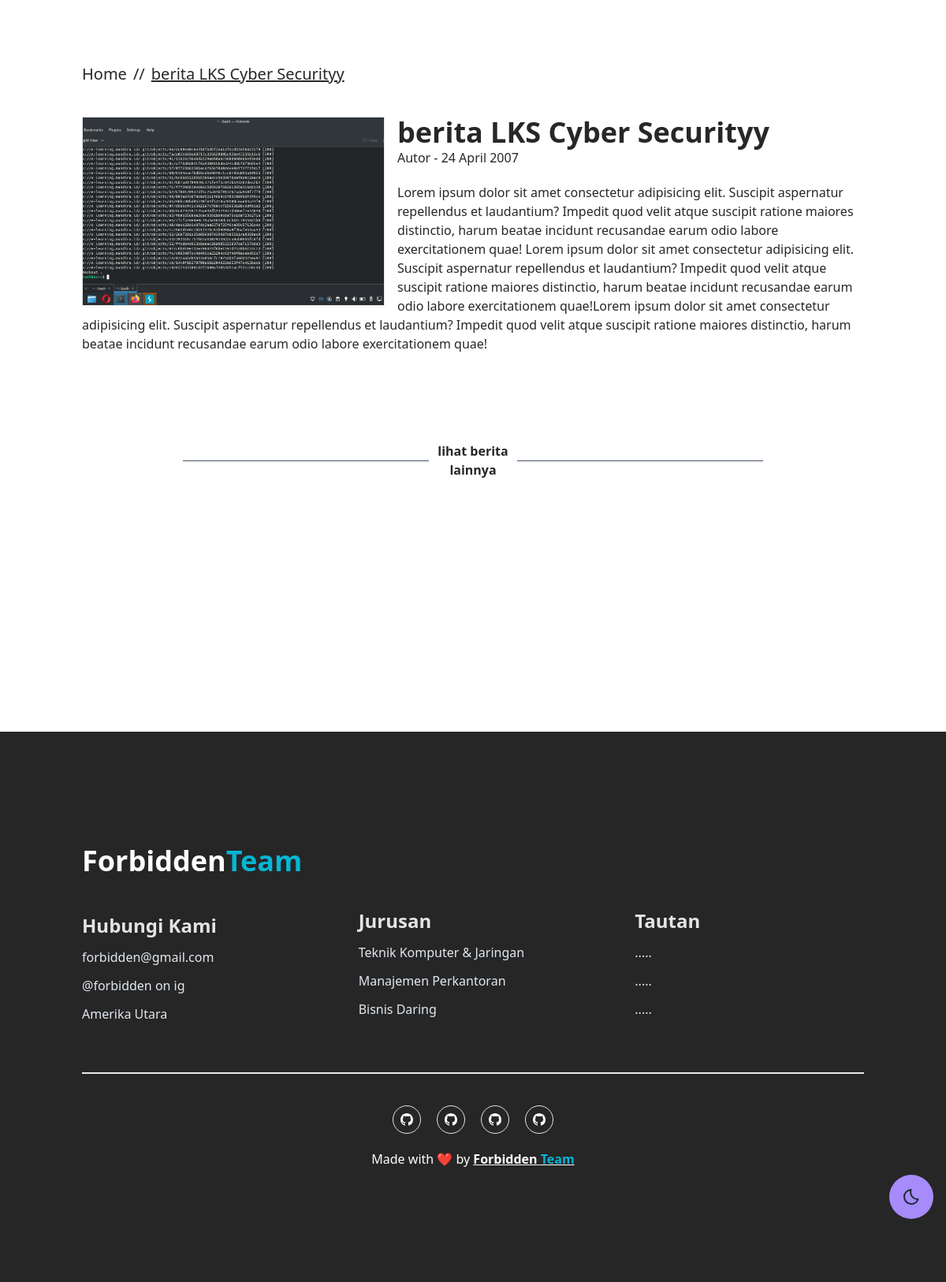
/berita.php?id=1, run on the app's committed database.
### tables this page shows
CREATE TABLE `berita` (
  `id` int(11) NOT NULL,
  `judul_berita` varchar(200) NOT NULL,
  `isi_berita` longtext NOT NULL,
  `penulis` varchar(200) NOT NULL,
  `date` varchar(200) NOT NULL,
  `gambar_berita` varchar(355) DEFAULT NULL
);

### koneksi.php (called while the page is built, shortened)
<?php
    $koneksi = mysqli_connect("localhost","root","","sekolah_db");
    function query($query) {
        global $koneksi;
        $result = mysqli_query($koneksi, $query);
        $rows = [];
        while ($row = mysqli_fetch_assoc($result)) {
            $rows[] = $row;
        }
        return $rows;
    }
?>

### berita.php (the view, shortened to what this page needs)
<?php
require("koneksi.php");
$id = $_GET["id"];
$query = "SELECT * FROM berita WHERE id = ?";
$statement = mysqli_prepare($koneksi, $query);
mysqli_stmt_bind_param($statement, "i", $id);
mysqli_stmt_execute($statement);
$result = mysqli_stmt_get_result($statement);
$row = mysqli_fetch_assoc($result);
$berita = query("SELECT * FROM berita");
?>
<!DOCTYPE html>
<html lang="en" class="scroll-smooth">
<head>
    <link href="./src/output.css" rel="stylesheet">
    <link rel="stylesheet" href="https://unpkg.com/aos@next/dist/aos.css" />
</head>
<body class=" bg-white">
    <div class="container pt-20">
        <ul class="flex gap-2 items-center md:text-xl text-zinc-800 text-berita">
            <a href="./index.php#berita">
                <li>Home</li>
            </a>
            <li>//</li>
            <a href="#">
                <li class="breadcrumb-aktif"><?php echo $row["judul_berita"] ?></li>
            </a>
        </ul>
    </div>
    <section id="berita" class="pt-10 pb-80">
        <div class="container  ">
            <div class="border float-left mb-2 mr-4  h-60 max-w-sm w-full overflow-hidden">
                <img class="object-cover w-full h-full" src="img-berita/<?php echo $row["gambar_berita"] ?>" alt=""><br>
            </div>
            <h1 id="2" class="text-berita font-bold text-zinc-800 text-4xl    "><?php echo $row["judul_berita"] ?></h1>
            <h3 class="text-berita mb-5 text-zinc-800">Autor - 24 April 2007</h3>
            <p id="p2" class="text-zinc-800 text-berita text-base"><?php echo $row["isi_berita"] ?></p>
            <div class="flex items-center gap-0 lg:gap-1 mt-28 sm:px-32 w-full">
                <div class="border-t-slate-600 pembatas border-t block w-1/2  lg:w-full  "></div>
                <a href="./index.php#berita" class="text-zinc-800 font-bold text-berita text-center w-full   md:w-1/3 lg:w-1/3 ">lihat berita lainnya</a>
                <div class="border-t-slate-600 pembatas border-t block w-1/2 lg:w-full  "></div>
            </div>
        </div>
    </section>
    <section class=" h-full bg-neutral-800 py-36">
        <div class="container">
            <h1 class="mb-10 font-bold text-4xl text-red-500"><SPAN class="text-white">Forbidden</SPAN><span class="text-cyan-500">Team</span></h1>
            <div class="flex flex-wrap sm:gap-5 items-center ">
                <div class="w-full sm:w-1/3">
                    <div class="mb-14">
                        <h2 class="mb-3 text-zinc-200 font-bold text-2xl">Hubungi Kami</h2>
                        <p class="text-slate-200 text-base mb-3">forbidden@gmail.com</p>
                        <p class="text-slate-200 text-base mb-3">@forbidden on ig</p>
                        <p class="text-slate-200 text-base mb-3">Amerika Utara</p>
                    </div>
                </div>
                <div class="mb-14 w-full  sm:w-1/3">
                    <div>
                        <h2 class="mb-3 text-zinc-200 font-bold text-2xl">Jurusan</h2>
                        <p class="text-slate-200 text-base mb-3">Teknik Komputer & Jaringan</p>
                        <p class="text-slate-200 text-base mb-3">Manajemen Perkantoran</p>
                        <p class="text-slate-200 text-base mb-3">Bisnis Daring</p>
                    </div>
                </div>
                <div class="mb-14 w-full  sm:w-1/4">
                    <div>
                        <h2 class="mb-3 text-zinc-200 font-bold text-2xl">Tautan</h2>
                        <p class="text-slate-200 text-base mb-3">.....</p>
                        <p class="text-slate-200 text-base mb-3">.....</p>
                        <p class="text-slate-200 text-base mb-3">.....</p>
                    </div>
                </div>
            </div>
            <div class="mx-auto sm:1/3">
                <div class="border-t-2 pt-10 flex justify-center gap-5">
                    <a href="" class="w-9 h-9 rounded-full border flex justify-center items-center hover:bg-violet-800 hover:border-violet-800 hover:scale-105 hover:shadow-md hover:shadow-violet-800 transition duration-500">
                    </a>
                    <a href="" class="w-9 h-9 rounded-full border flex justify-center items-center hover:bg-violet-800 hover:border-violet-800 hover:scale-105 hover:shadow-md hover:shadow-violet-800 transition duration-500">
                    </a>
                    <a href="" class="w-9 h-9 rounded-full border flex justify-center items-center hover:bg-violet-800 hover:border-violet-800 hover:scale-105 hover:shadow-md hover:shadow-violet-800 transition duration-500">
                    </a>
                    <a href="" class="w-9 h-9 rounded-full border flex justify-center items-center hover:bg-violet-800 hover:border-violet-800 hover:scale-105 hover:shadow-md hover:shadow-violet-800 transition duration-500">
                    </a>
                </div>
                <p class="text-white text-center mt-5">Made with ❤️ by <a href="" class="underline"><span class="text-white font-bold">Forbidden</span> <span class="font-bold text-cyan-500">Team</span></a> </p>
            </div>
    </section>
    <a id="darkMode" href="#" class="  justify-center items-center h-14 w-14 hover:animate-pulse bg-violet-400  z-50 bottom-20 right-4 p-4 fixed rounded-full">
    </a>
</body>
</html>

### data on the page
berita: judul_berita "berita LKS Cyber Securityy", gambar_berita (picture), isi_berita "Lorem ipsum dolor sit amet consectetur adipisicing elit. Suscipit aspernatur repellendus et laudantium? Impedit quod velit atque suscipit ratione maiores distinctio, harum beatae incidunt recusandae earum odio labore exercitationem quae! Lorem ipsum dolor sit amet consectetur adipisicing elit. Suscipit aspernatur repellendus et laudantium? Impedit quod velit atque suscipit ratione maiores distinctio, harum beatae incidunt recusandae earum odio labore exercitationem quae!Lorem ipsum dolor sit amet consectetur adipisicing elit. Suscipit aspernatur repellendus et laudantium? Impedit quod velit atque suscipit ratione maiores distinctio, harum beatae incidunt recusandae earum odio labore…"
